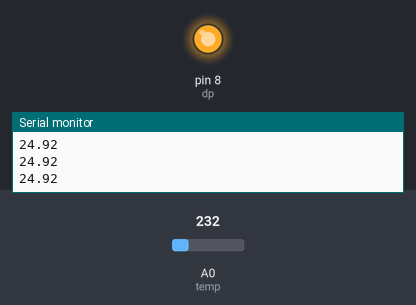
This sketch was run on a simulated Arduino Uno, built with avr-gcc and run on an emulated ATmega328P. Shown: output pins drawn as LEDs (lit = HIGH), the last lines printed to the serial monitor. Dashed ring = blinking. The test bench sets the inputs (shaded band); at power-on: A0 (temp) = 232.

Above: at 1.2 s.
1.3 s: A0 (temp) set to 288
2.8 s: A0 (temp) set to 314
At 2.96 s:
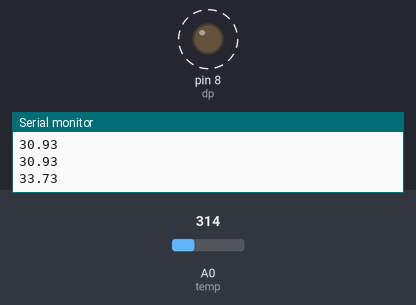
5.8 s: A0 (temp) set to 290
At 6.4 s:
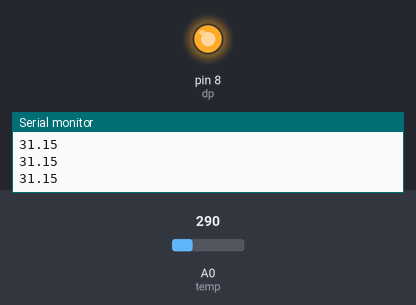
7.3 s: A0 (temp) set to 336
At 7.51 s:
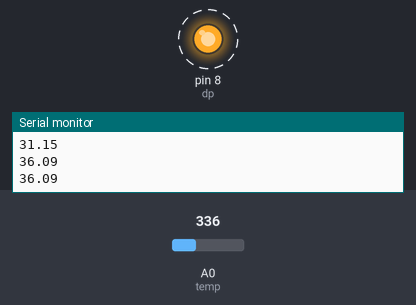
Timing chart, 0 to 11.3 s (numbered marks = the images above; inputs shaded):
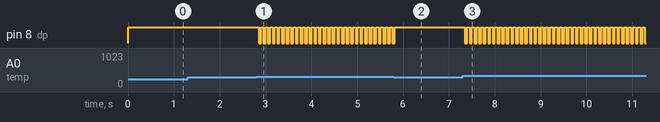

The sketch:

motor_temp.ino
```cpp
const int dp = 8;
const int temp = A0;
float tempc, hold;
void setup() {
  pinMode(dp, OUTPUT);
  pinMode(temp, INPUT);
  Serial.begin(9600);
}
void loop() {
  hold = analogRead(temp);
  hold = hold/9.31;
  tempc = hold;
  tempLed(tempc);
  Serial.print(tempc);
  Serial.println();
  analogReference(INTERNAL);
}

void tempLed(float temp) {
  if(temp <32){
    digitalWrite(dp, HIGH);
  }
  else if(temp>32) {
        digitalWrite(dp, HIGH);
        delay(50);
        digitalWrite(dp, LOW);
        delay(50);
  }
}
```

Measured:
- the behaviour switches between 297 and 298 on A0 (temp) (found by bisection; images 0 and 1)
- after the input at 2.8 s, pin 8 (dp): alternates HIGH for 0.05 s and LOW for 0.05 s, starting after 0.05 s
- after the input at 5.8 s, pin 8 (dp): goes on until 5.8 s, then stays HIGH
- after the input at 7.3 s, pin 8 (dp): alternates HIGH for 0.05 s and LOW for 0.05 s, starting after 0.05 s
